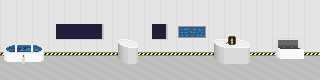

A level layout from a 2D game, rendered from its tile map. Below: a short description, then the map file with tile-grid data replaced by summaries:
An orthogonal 20x5 tile map with 16x16 px tiles, 1 tile layer (ship) and 1 object (panel).

<map version="1.0" orientation="orthogonal" renderorder="right-down" width="20" height="5" tilewidth="16" tileheight="16" nextobjectid="2">
 <tileset firstgid="1" name="jamTileset" tilewidth="16" tileheight="16" tilecount="256">
  <image source="jamTileset.png" width="256" height="256" />
 </tileset>
 <layer name="ship" width="20" height="5">
  <data>[100 cells, 100 non-empty, 48 distinct tile ids]</data>
 </layer>
 <objectgroup name="triggers">
  <object id="1" type="panel" x="173" y="16.5" width="38.5" height="51.5" />
 </objectgroup>
</map>